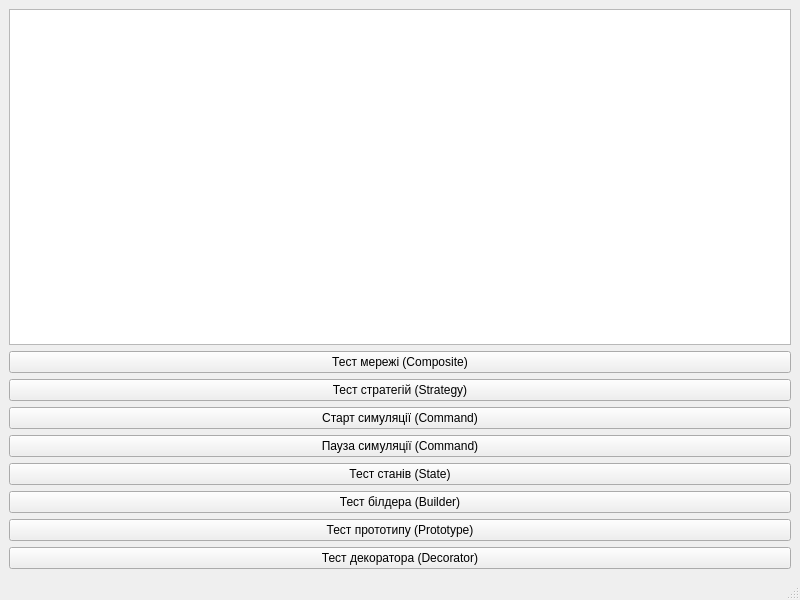
<?xml version="1.0" encoding="UTF-8"?>
<ui version="4.0">
 <class>MainWindow</class>
 <widget class="QMainWindow" name="MainWindow">
  <property name="geometry">
   <rect>
    <x>0</x>
    <y>0</y>
    <width>800</width>
    <height>600</height>
   </rect>
  </property>
  <property name="windowTitle">
   <string>MainWindow</string>
  </property>
  <widget class="QWidget" name="centralwidget">
   <layout class="QVBoxLayout" name="verticalLayout">
    <item>
     <widget class="QTextEdit" name="textEditLog">
      <property name="readOnly">
       <bool>true</bool>
      </property>
     </widget>
    </item>
    <item>
     <widget class="QPushButton" name="btnTestComposite">
      <property name="text">
       <string>Тест мережі (Composite)</string>
      </property>
     </widget>
    </item>
    <item>
     <widget class="QPushButton" name="btnTestStrategy">
      <property name="text">
       <string>Тест стратегій (Strategy)</string>
      </property>
     </widget>
    </item>
    <item>
     <widget class="QPushButton" name="btnStartSimulation">
      <property name="text">
       <string>Старт симуляції (Command)</string>
      </property>
     </widget>
    </item>
    <item>
     <widget class="QPushButton" name="btnPauseSimulation">
      <property name="text">
       <string>Пауза симуляції (Command)</string>
      </property>
     </widget>
    </item>
    <item>
     <widget class="QPushButton" name="btnTestState">
      <property name="text">
       <string>Тест станів (State)</string>
      </property>
     </widget>
    </item>
    <item>
     <widget class="QPushButton" name="btnTestBuilder">
      <property name="text">
       <string>Тест білдера (Builder)</string>
      </property>
     </widget>
    </item>
    <item>
     <widget class="QPushButton" name="btnTestPrototype">
      <property name="text">
       <string>Тест прототипу (Prototype)</string>
      </property>
     </widget>
    </item>
    <item>
     <widget class="QPushButton" name="btnTestDecorator">
      <property name="text">
       <string>Тест декоратора (Decorator)</string>
      </property>
     </widget>
    </item>
   </layout>
  </widget>
  <widget class="QMenuBar" name="menubar">
   <property name="geometry">
    <rect>
     <x>0</x>
     <y>0</y>
     <width>800</width>
     <height>25</height>
    </rect>
   </property>
  </widget>
  <widget class="QStatusBar" name="statusbar"/>
 </widget>
 <resources/>
 <connections/>
</ui>
